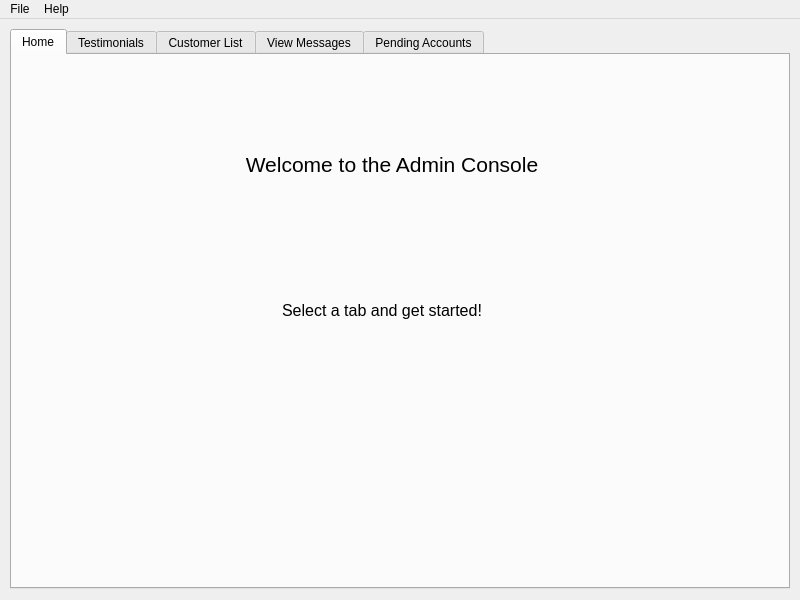
<?xml version="1.0" encoding="UTF-8"?>
<ui version="4.0">
 <class>irobotAdmin</class>
 <widget class="QMainWindow" name="irobotAdmin">
  <property name="geometry">
   <rect>
    <x>0</x>
    <y>0</y>
    <width>800</width>
    <height>600</height>
   </rect>
  </property>
  <property name="minimumSize">
   <size>
    <width>800</width>
    <height>600</height>
   </size>
  </property>
  <property name="maximumSize">
   <size>
    <width>800</width>
    <height>600</height>
   </size>
  </property>
  <property name="windowTitle">
   <string>Admin Console</string>
  </property>
  <widget class="QWidget" name="centralwidget">
   <widget class="QTabWidget" name="tabWidget">
    <property name="geometry">
     <rect>
      <x>10</x>
      <y>10</y>
      <width>780</width>
      <height>560</height>
     </rect>
    </property>
    <property name="currentIndex">
     <number>0</number>
    </property>
    <widget class="QWidget" name="tab">
     <attribute name="title">
      <string>Home</string>
     </attribute>
     <widget class="QLabel" name="label_7">
      <property name="geometry">
       <rect>
        <x>220</x>
        <y>90</y>
        <width>320</width>
        <height>40</height>
       </rect>
      </property>
      <property name="text">
       <string>&lt;html&gt;&lt;head/&gt;&lt;body&gt;&lt;p align=&quot;center&quot;&gt;&lt;span style=&quot; font-size:16pt;&quot;&gt;Welcome to the Admin Console&lt;/span&gt;&lt;/p&gt;&lt;/body&gt;&lt;/html&gt;</string>
      </property>
     </widget>
     <widget class="QLabel" name="label_8">
      <property name="geometry">
       <rect>
        <x>270</x>
        <y>240</y>
        <width>200</width>
        <height>31</height>
       </rect>
      </property>
      <property name="text">
       <string>&lt;html&gt;&lt;head/&gt;&lt;body&gt;&lt;p&gt;&lt;span style=&quot; font-size:12pt;&quot;&gt;Select a tab and get started!&lt;/span&gt;&lt;/p&gt;&lt;/body&gt;&lt;/html&gt;</string>
      </property>
     </widget>
    </widget>
    <widget class="QWidget" name="tab_3">
     <attribute name="title">
      <string>Testimonials</string>
     </attribute>
     <widget class="QFrame" name="frame_6">
      <property name="geometry">
       <rect>
        <x>19</x>
        <y>19</y>
        <width>731</width>
        <height>501</height>
       </rect>
      </property>
      <property name="frameShape">
       <enum>QFrame::Box</enum>
      </property>
      <property name="frameShadow">
       <enum>QFrame::Raised</enum>
      </property>
      <widget class="QLabel" name="label_6">
       <property name="geometry">
        <rect>
         <x>20</x>
         <y>10</y>
         <width>91</width>
         <height>31</height>
        </rect>
       </property>
       <property name="text">
        <string>&lt;html&gt;&lt;head/&gt;&lt;body&gt;&lt;p&gt;&lt;span style=&quot; font-size:10pt; font-weight:600;&quot;&gt;Testimonials:&lt;/span&gt;&lt;/p&gt;&lt;/body&gt;&lt;/html&gt;</string>
       </property>
      </widget>
      <widget class="QPlainTextEdit" name="testiText">
       <property name="geometry">
        <rect>
         <x>170</x>
         <y>40</y>
         <width>541</width>
         <height>451</height>
        </rect>
       </property>
      </widget>
      <widget class="QListWidget" name="testiList">
       <property name="geometry">
        <rect>
         <x>10</x>
         <y>40</y>
         <width>151</width>
         <height>451</height>
        </rect>
       </property>
      </widget>
      <widget class="QPushButton" name="approveButton">
       <property name="geometry">
        <rect>
         <x>560</x>
         <y>10</y>
         <width>75</width>
         <height>23</height>
        </rect>
       </property>
       <property name="text">
        <string>Approve</string>
       </property>
      </widget>
      <widget class="QPushButton" name="denyButton">
       <property name="geometry">
        <rect>
         <x>640</x>
         <y>10</y>
         <width>75</width>
         <height>23</height>
        </rect>
       </property>
       <property name="text">
        <string>Deny</string>
       </property>
      </widget>
     </widget>
    </widget>
    <widget class="QWidget" name="tab_4">
     <attribute name="title">
      <string>Customer List</string>
     </attribute>
     <widget class="QLabel" name="label">
      <property name="geometry">
       <rect>
        <x>30</x>
        <y>25</y>
        <width>191</width>
        <height>21</height>
       </rect>
      </property>
      <property name="text">
       <string>&lt;html&gt;&lt;head/&gt;&lt;body&gt;&lt;p&gt;&lt;span style=&quot; font-size:12pt; text-decoration: underline;&quot;&gt;List of Current Customers&lt;/span&gt;&lt;/p&gt;&lt;/body&gt;&lt;/html&gt;</string>
      </property>
     </widget>
     <widget class="QFrame" name="frame">
      <property name="geometry">
       <rect>
        <x>15</x>
        <y>15</y>
        <width>750</width>
        <height>401</height>
       </rect>
      </property>
      <property name="frameShape">
       <enum>QFrame::Box</enum>
      </property>
      <property name="frameShadow">
       <enum>QFrame::Raised</enum>
      </property>
      <widget class="QTableWidget" name="customerTable">
       <property name="geometry">
        <rect>
         <x>15</x>
         <y>40</y>
         <width>720</width>
         <height>350</height>
        </rect>
       </property>
       <property name="sortingEnabled">
        <bool>true</bool>
       </property>
       <attribute name="horizontalHeaderCascadingSectionResizes">
        <bool>false</bool>
       </attribute>
       <attribute name="horizontalHeaderDefaultSectionSize">
        <number>125</number>
       </attribute>
       <attribute name="horizontalHeaderMinimumSectionSize">
        <number>50</number>
       </attribute>
       <attribute name="horizontalHeaderStretchLastSection">
        <bool>true</bool>
       </attribute>
       <attribute name="verticalHeaderStretchLastSection">
        <bool>false</bool>
       </attribute>
      </widget>
     </widget>
     <widget class="QPushButton" name="printList">
      <property name="geometry">
       <rect>
        <x>175</x>
        <y>450</y>
        <width>200</width>
        <height>50</height>
       </rect>
      </property>
      <property name="text">
       <string>Print Customers List</string>
      </property>
     </widget>
     <widget class="QPushButton" name="editList">
      <property name="geometry">
       <rect>
        <x>425</x>
        <y>450</y>
        <width>200</width>
        <height>50</height>
       </rect>
      </property>
      <property name="text">
       <string>Edit Customers List</string>
      </property>
     </widget>
     <zorder>frame</zorder>
     <zorder>label</zorder>
     <zorder>printList</zorder>
     <zorder>editList</zorder>
    </widget>
    <widget class="QWidget" name="tab_5">
     <attribute name="title">
      <string>View Messages</string>
     </attribute>
     <widget class="QFrame" name="frame_2">
      <property name="geometry">
       <rect>
        <x>20</x>
        <y>20</y>
        <width>211</width>
        <height>501</height>
       </rect>
      </property>
      <property name="frameShape">
       <enum>QFrame::Box</enum>
      </property>
      <property name="frameShadow">
       <enum>QFrame::Raised</enum>
      </property>
      <widget class="QLabel" name="label_2">
       <property name="geometry">
        <rect>
         <x>12</x>
         <y>10</y>
         <width>121</width>
         <height>21</height>
        </rect>
       </property>
       <property name="text">
        <string>&lt;html&gt;&lt;head/&gt;&lt;body&gt;&lt;p&gt;&lt;span style=&quot; font-size:10pt; font-weight:600;&quot;&gt;List of Messages:&lt;/span&gt;&lt;/p&gt;&lt;/body&gt;&lt;/html&gt;</string>
       </property>
      </widget>
      <widget class="QListWidget" name="contactUsList">
       <property name="geometry">
        <rect>
         <x>10</x>
         <y>40</y>
         <width>191</width>
         <height>441</height>
        </rect>
       </property>
      </widget>
     </widget>
     <widget class="QFrame" name="frame_3">
      <property name="geometry">
       <rect>
        <x>249</x>
        <y>19</y>
        <width>511</width>
        <height>501</height>
       </rect>
      </property>
      <property name="frameShape">
       <enum>QFrame::Box</enum>
      </property>
      <property name="frameShadow">
       <enum>QFrame::Raised</enum>
      </property>
      <widget class="QLabel" name="label_3">
       <property name="geometry">
        <rect>
         <x>10</x>
         <y>10</y>
         <width>121</width>
         <height>21</height>
        </rect>
       </property>
       <property name="text">
        <string>&lt;html&gt;&lt;head/&gt;&lt;body&gt;&lt;p&gt;&lt;span style=&quot; font-size:10pt; font-weight:600;&quot;&gt;Message Display:&lt;/span&gt;&lt;/p&gt;&lt;/body&gt;&lt;/html&gt;</string>
       </property>
      </widget>
      <widget class="QPushButton" name="deleteMessage">
       <property name="geometry">
        <rect>
         <x>420</x>
         <y>10</y>
         <width>75</width>
         <height>23</height>
        </rect>
       </property>
       <property name="text">
        <string>Delete</string>
       </property>
      </widget>
      <widget class="QTextBrowser" name="contactUsText">
       <property name="geometry">
        <rect>
         <x>10</x>
         <y>40</y>
         <width>491</width>
         <height>441</height>
        </rect>
       </property>
      </widget>
     </widget>
    </widget>
    <widget class="QWidget" name="tab_6">
     <attribute name="title">
      <string>Pending Accounts</string>
     </attribute>
     <widget class="QFrame" name="frame_4">
      <property name="geometry">
       <rect>
        <x>21</x>
        <y>21</y>
        <width>211</width>
        <height>501</height>
       </rect>
      </property>
      <property name="frameShape">
       <enum>QFrame::Box</enum>
      </property>
      <property name="frameShadow">
       <enum>QFrame::Raised</enum>
      </property>
      <widget class="QListWidget" name="listWidget_2">
       <property name="geometry">
        <rect>
         <x>10</x>
         <y>40</y>
         <width>191</width>
         <height>451</height>
        </rect>
       </property>
      </widget>
      <widget class="QLabel" name="label_4">
       <property name="geometry">
        <rect>
         <x>12</x>
         <y>10</y>
         <width>141</width>
         <height>21</height>
        </rect>
       </property>
       <property name="text">
        <string>&lt;html&gt;&lt;head/&gt;&lt;body&gt;&lt;p&gt;&lt;span style=&quot; font-size:10pt; font-weight:600;&quot;&gt;Pending Accounts:&lt;/span&gt;&lt;/p&gt;&lt;/body&gt;&lt;/html&gt;</string>
       </property>
      </widget>
     </widget>
     <widget class="QFrame" name="frame_5">
      <property name="geometry">
       <rect>
        <x>250</x>
        <y>20</y>
        <width>511</width>
        <height>501</height>
       </rect>
      </property>
      <property name="frameShape">
       <enum>QFrame::Box</enum>
      </property>
      <property name="frameShadow">
       <enum>QFrame::Raised</enum>
      </property>
      <widget class="QTextBrowser" name="textBrowser_2">
       <property name="geometry">
        <rect>
         <x>10</x>
         <y>40</y>
         <width>491</width>
         <height>451</height>
        </rect>
       </property>
       <property name="html">
        <string>&lt;!DOCTYPE HTML PUBLIC &quot;-//W3C//DTD HTML 4.0//EN&quot; &quot;http://www.w3.org/TR/REC-html40/strict.dtd&quot;&gt;
&lt;html&gt;&lt;head&gt;&lt;meta name=&quot;qrichtext&quot; content=&quot;1&quot; /&gt;&lt;style type=&quot;text/css&quot;&gt;
p, li { white-space: pre-wrap; }
&lt;/style&gt;&lt;/head&gt;&lt;body style=&quot; font-family:'MS Shell Dlg 2'; font-size:8.25pt; font-weight:400; font-style:normal;&quot;&gt;
&lt;p style=&quot;-qt-paragraph-type:empty; margin-top:0px; margin-bottom:0px; margin-left:0px; margin-right:0px; -qt-block-indent:0; text-indent:0px; font-family:'.Helvetica Neue DeskInterface'; font-size:13pt;&quot;&gt;&lt;br /&gt;&lt;/p&gt;&lt;/body&gt;&lt;/html&gt;</string>
       </property>
      </widget>
      <widget class="QLabel" name="label_5">
       <property name="geometry">
        <rect>
         <x>10</x>
         <y>10</y>
         <width>141</width>
         <height>21</height>
        </rect>
       </property>
       <property name="text">
        <string>&lt;html&gt;&lt;head/&gt;&lt;body&gt;&lt;p&gt;&lt;span style=&quot; font-size:10pt; font-weight:600;&quot;&gt;Account Display:&lt;/span&gt;&lt;/p&gt;&lt;/body&gt;&lt;/html&gt;</string>
       </property>
      </widget>
      <widget class="QPushButton" name="approveTestimonial">
       <property name="geometry">
        <rect>
         <x>384</x>
         <y>10</y>
         <width>111</width>
         <height>23</height>
        </rect>
       </property>
       <property name="text">
        <string>Approve Account</string>
       </property>
      </widget>
      <widget class="QPushButton" name="approveTestimonial_2">
       <property name="geometry">
        <rect>
         <x>260</x>
         <y>10</y>
         <width>111</width>
         <height>23</height>
        </rect>
       </property>
       <property name="text">
        <string>Deny Account</string>
       </property>
      </widget>
     </widget>
    </widget>
   </widget>
  </widget>
  <widget class="QMenuBar" name="menubar">
   <property name="geometry">
    <rect>
     <x>0</x>
     <y>0</y>
     <width>800</width>
     <height>21</height>
    </rect>
   </property>
   <widget class="QMenu" name="menuFile">
    <property name="title">
     <string>File</string>
    </property>
    <addaction name="actionLog_out"/>
    <addaction name="actionQuit"/>
   </widget>
   <widget class="QMenu" name="menuHelp">
    <property name="title">
     <string>Help</string>
    </property>
    <addaction name="actionUser_Guide"/>
   </widget>
   <addaction name="menuFile"/>
   <addaction name="menuHelp"/>
  </widget>
  <action name="actionLog_out">
   <property name="text">
    <string>Log out</string>
   </property>
   <property name="shortcut">
    <string>Ctrl+L</string>
   </property>
  </action>
  <action name="actionQuit">
   <property name="text">
    <string>Quit</string>
   </property>
   <property name="shortcut">
    <string>Ctrl+Q</string>
   </property>
  </action>
  <action name="actionUser_Guide">
   <property name="text">
    <string>User Guide</string>
   </property>
   <property name="shortcut">
    <string>Ctrl+H</string>
   </property>
  </action>
 </widget>
 <resources/>
 <connections/>
</ui>
